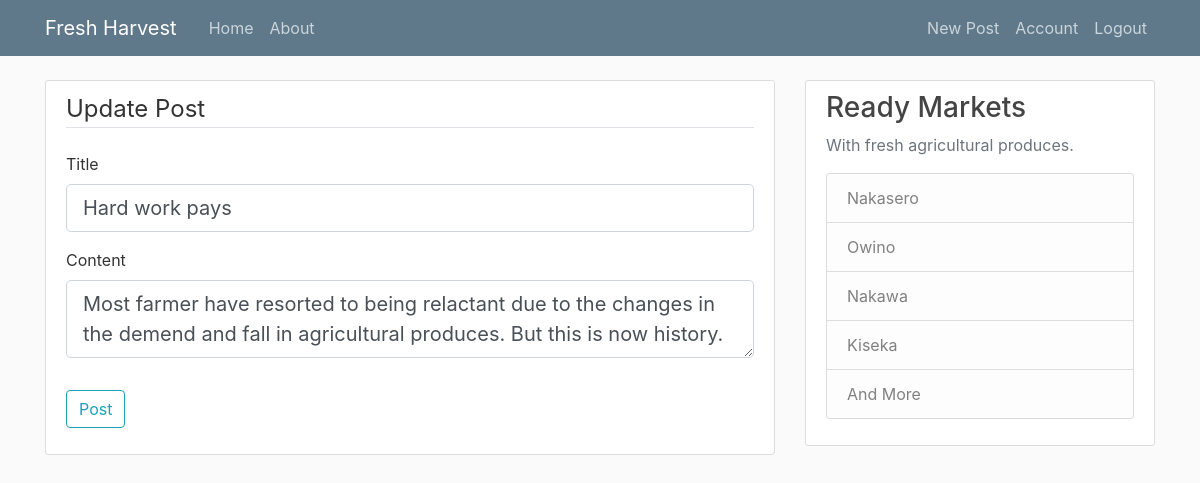
The page /post/1/update (signed in) on the database its author committed.
### flaskblog/models.py (models this page shows, shortened)
class Post(db.Model):
    id = db.Column(db.Integer, primary_key=True)
    title = db.Column(db.String(100), nullable=False)
    date_posted = db.Column(db.DateTime, nullable=False, default=datetime.utcnow)
    content = db.Column(db.Text, nullable=False)
    user_id = db.Column(db.Integer, db.ForeignKey('user.id'), nullable=False)

### flaskblog/routes.py (the view)
@app.route("/post/<int:post_id>/update", methods=['GET', 'POST'])
@login_required
def update_post(post_id):
    post = Post.query.get_or_404(post_id)
    if post.author != current_user:
        abort(403)
    form = PostForm()
    if form.validate_on_submit():
        post.title = form.title.data
        post.content = form.content.data
        db.session.commit()
        flash('Your post has been updated!', 'success')
        return redirect(url_for('post', post_id=post.id))
    elif request.method == 'GET':
        form.title.data = post.title
        form.content.data = post.content
    return render_template('create_post.html', title='Update Post',
                           form=form, legend='Update Post')

### flaskblog/forms.py
class PostForm(FlaskForm):
    title = StringField('Title', validators=[DataRequired()])
    content = TextAreaField('Content', validators=[DataRequired()])
    submit = SubmitField('Post')

### flaskblog/models.py (called while the page is built)
@login_manager.user_loader
def load_user(user_id):
    return User.query.get(int(user_id))

### flaskblog/templates/create_post.html (shortened to what this page needs)
{% extends "layout.html" %}
{% block content %}
<div class="content-section">
    <form method="POST" action="">
        <fieldset class="form-group">
            <legend class="border-bottom mb-4">{{ legend }}</legend>
            <div class="form-group">
                {{ form.title.label(class="form-control-label") }}
                {% if form.title.errors %}
                    {{ form.title(class="form-control form-control-lg is-invalid") }}
                    <div class="invalid-feedback">
                        {% for error in form.title.errors %}
                            <span>{{ error }}</span>
                        {% endfor %}
                    </div>
                {% else %}
                    {{ form.title(class="form-control form-control-lg") }}
                {% endif %}
            </div>
            <div class="form-group">
                {{ form.content.label(class="form-control-label") }}
                {% if form.content.errors %}
                    {{ form.content(class="form-control form-control-lg is-invalid") }}
                    <div class="invalid-feedback">
                        {% for error in form.content.errors %}
                            <span>{{ error }}</span>
                        {% endfor %}
                    </div>
                {% else %}
                    {{ form.content(class="form-control form-control-lg") }}
                {% endif %}
            </div>
        </fieldset>
        <div class="form-group">
            {{ form.submit(class="btn btn-outline-info") }}
        </div>
    </form>
</div>
{% endblock content %}

### flaskblog/static/main.css (style rules this page uses)
body { background: #fafafa; color: #333333; margin-top: 5rem; }
.content-section { background: #ffffff; padding: 10px 20px; border: 1px solid #dddddd; border-radius: 3px; margin-bottom: 20px; }

### rows shown on the page
Post: title "Hard work pays", content "Most farmer have resorted to being relactant due to the changes in the demend and fall in agricultural produces. But this is now history."

### other values the page prints
{{ legend }} "Update Post"
